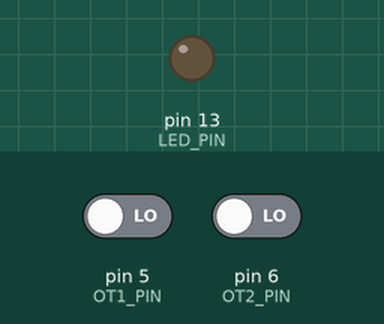
Bench run of a sketch on a simulated Arduino Uno, built with avr-gcc and run on an emulated ATmega328P. Parts: output pins drawn as LEDs (lit = HIGH). The inputs (shaded band) are chosen by the test bench; at power-on: pin 5 (OT1_PIN) LOW, pin 6 (OT2_PIN) LOW. What the sketch prints to the serial monitor is not drawn.

Above: at 1.4 s.
1.5 s: pin 5 (OT1_PIN) driven HIGH
At 2.7 s:
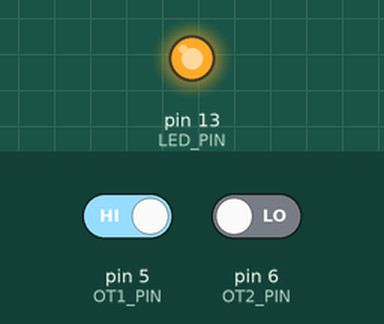
3.0 s: pin 6 (OT2_PIN) driven HIGH
Timing chart, 0 to 6.0 s (numbered marks = the images above; inputs shaded):
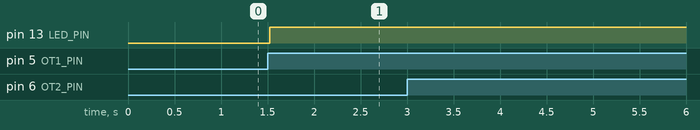

Measured:
- after the input at 1.5 s, pin 13 (LED_PIN): LOW → HIGH at once
- after the input at 3.0 s, every drawn part: stays the same

The sketch:

HLK-LD2420.ino
```cpp
const int OT1_PIN = 5;
const int OT2_PIN = 6;
const int LED_PIN = 13;

void setup() {
  pinMode(OT1_PIN, INPUT);
  pinMode(OT2_PIN, INPUT);
  pinMode(LED_PIN, OUTPUT);
  Serial.begin(9600);
  Serial.println("Bắt đầu theo dõi cảm biến HLK-LD2420...");
}

void loop() {
  int micromotion = digitalRead(OT1_PIN);
  int motion = digitalRead(OT2_PIN);

  if (motion == HIGH) {
    Serial.println("🔴 Có người đang DI CHUYỂN");
  } else if (micromotion == HIGH) {
    Serial.println("🟡 Có người đang ĐỨNG YÊN");
  } else {
    Serial.println("✅ Không có ai trong vùng quét");
  }

  if (micromotion == HIGH || motion == HIGH) {
    digitalWrite(LED_PIN, HIGH);
  } else {
    digitalWrite(LED_PIN, LOW);
  }

  delay(300);
}
```
